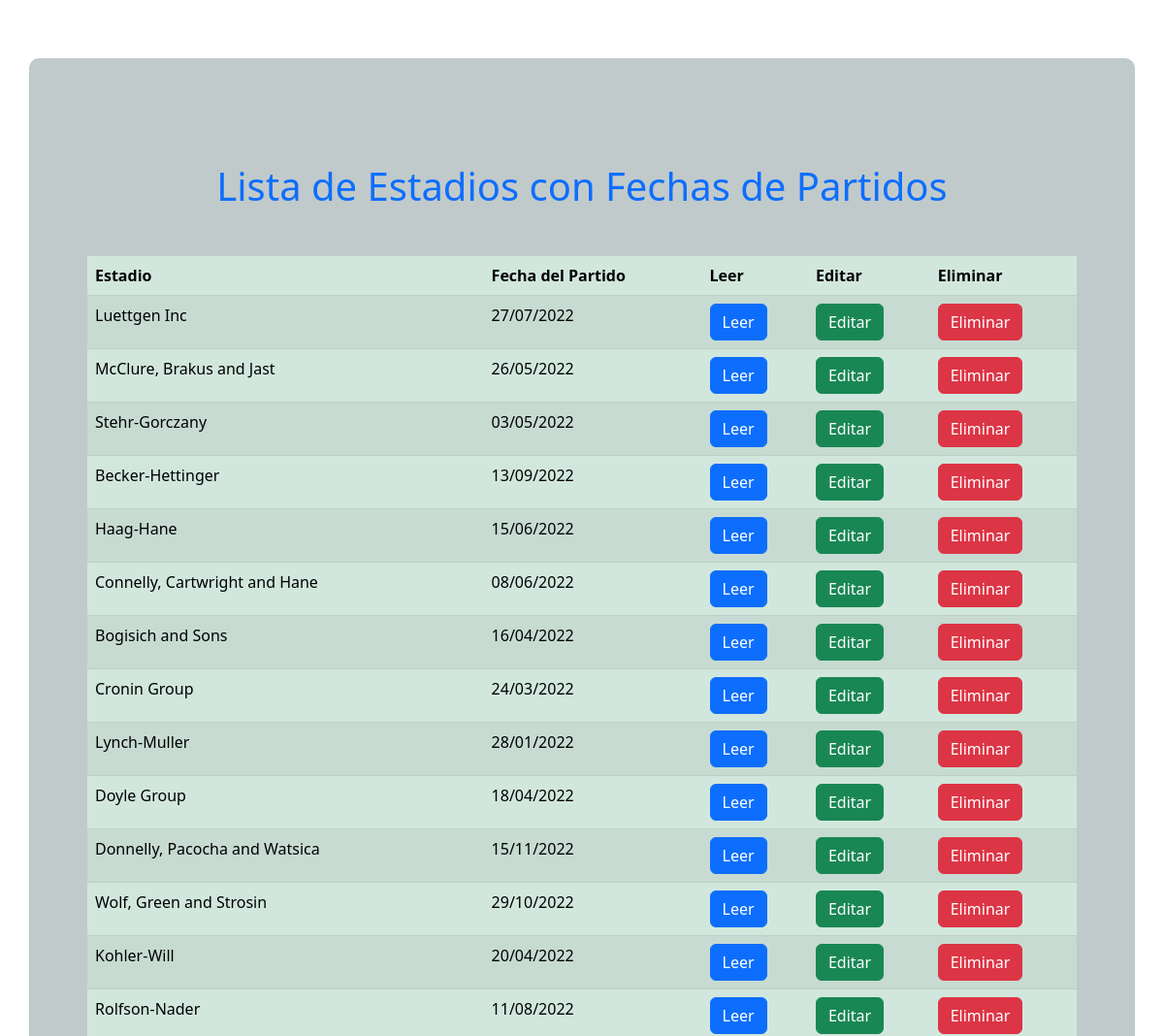
The app's page / (upper part), older data.
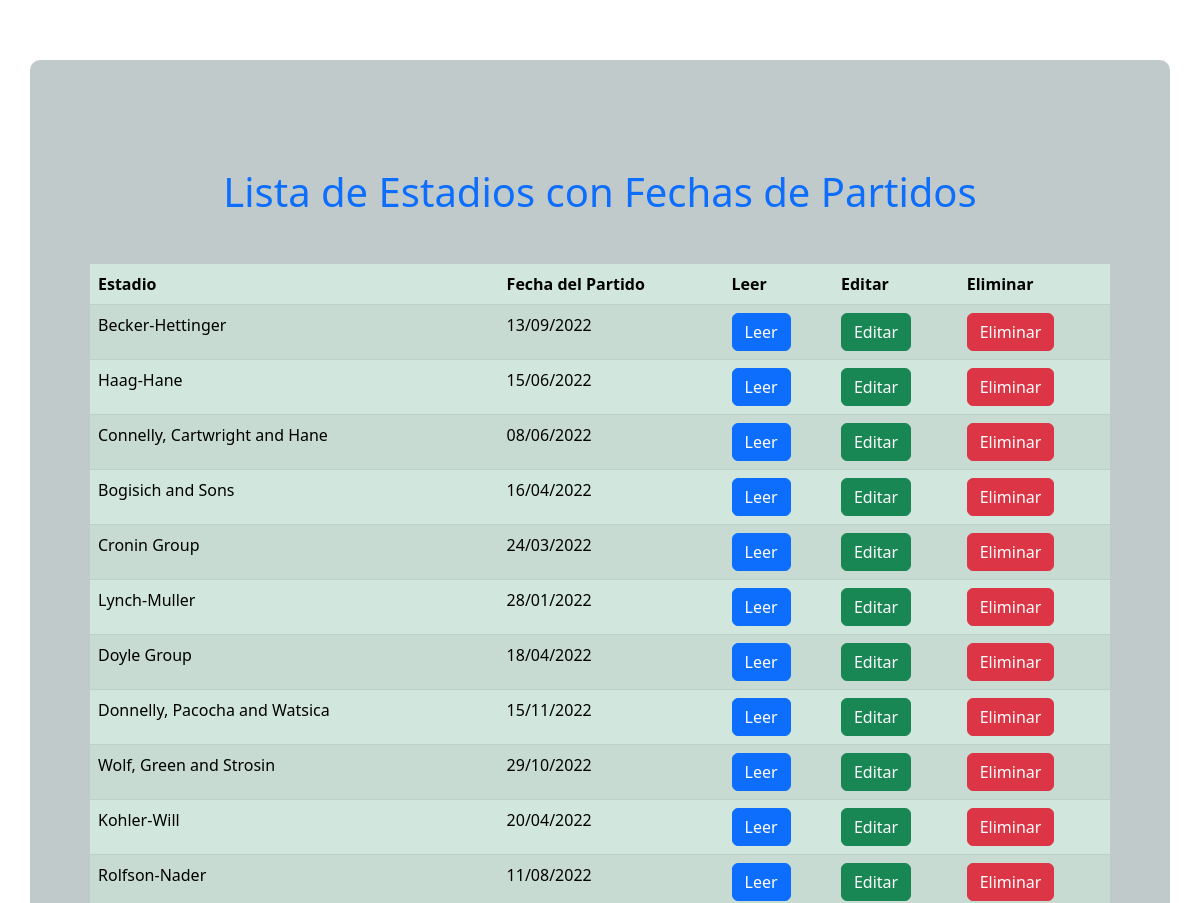
The same page, newer data.
### models/models.py (models this page shows, shortened)
class Partido(db.Model):
    __tablename__ = 'partidos' # nombre de la tabla
    id = db.Column(db.Integer, primary_key=True)
    estadio = db.Column(db.String(50), nullable=False)
    fecha = db.Column(db.String(10), nullable=False)
    clubA = db.Column(db.String(25), nullable=False)
    clubB = db.Column(db.String(25), nullable=False)
    resultado = db.Column(db.String(3), nullable=False)

### app.py (the view)
@app.route('/')
def index():
    partido = Partido.query.all()
    return render_template('index.html', partidos=partido)

### templates/index.html (shortened to what this page needs)
{% extends 'layout.html' %}
{% block main %}
    <h1 class="text-center mt-5 mb-5 text-primary">Lista de Estadios con Fechas de Partidos</h1>
    <table class="table table-success table-striped">
        <thead>
        <tr>
            <th>Estadio</th>
            <th>Fecha del Partido</th>
            <th>Leer</th>
            <th>Editar</th>
            <th>Eliminar</th>
        </tr>
        </thead>
        <tbody>
        {% for partido in partidos %}
        <tr>
            <td>{{ partido.estadio }}</td>
            <td>{{ partido.fecha }}</td>
            <td>
                <a class="btn btn-primary" href="/read/{{ partido.id }}">Leer</a>
            </td>
            <td>
                <a class="btn btn-success" href="/edit/{{ partido.id }}">Editar</a>
            </td>
            <td>
                <a class="btn btn-danger" href="/delete/{{ partido.id }}">Eliminar</a>
            </td>
        </tr>
        {% endfor %}
        </tbody>
    </table>
{% endblock main %}

Row changes from the older to the newer data that the page shows:
removed Partido: estadio "Luettgen Inc", fecha "27/07/2022"
removed Partido: estadio "McClure, Brakus and Jast", fecha "26/05/2022"
removed Partido: estadio "Stehr-Gorczany", fecha "03/05/2022"
